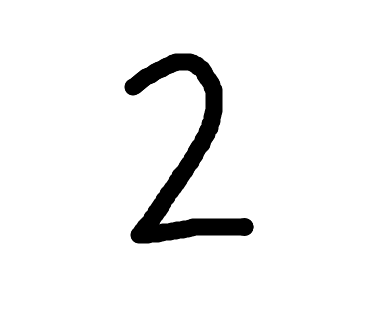
#> input picture neural_network/digit_classifier/imgs/i2.png, 385 x 316 px
$ python predict.py
#> lines starting #> are read from the running program, lines starting #| are printed output that depends on the picture
'''
Model file of the digit recognition neural network
'''

import cv2
import numpy as np
from pathlib import Path
import matplotlib.pyplot as plt
from core.dense_layer import Layer_Dense
from core.activation import Activation_ReLU, Activation_Softmax

# ----------------------------
# Load Data
# ----------------------------
data = []
x = []
path = input("Enter the path to the image of number recognition: ")
#> the answer given: imgs/i2.png
img = plt.imread(path)
#> img is the input picture: shape (316, 385, 4) float32; mean R, G, B, A 0.945, 0.945, 0.945, 1
img = cv2.resize(img, (32, 32)) # resizing image to 32x32 according to the training data
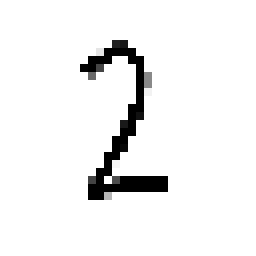
#> img: shape (32, 32, 4) float32 (shown 8 times larger); mean R, G, B, A 0.944, 0.944, 0.944, 1
flat = img.reshape(-1)
#> flat = 4096 values, max 1 at index 0, min 0 at index 820, mean 0.958
data.append(flat)
for row in data:
    x.append(row)
#> this loop made 1 pass
#> after the loop, x = 1 item
x = np.array(x)
x = x.astype(np.float32)
x = np.nan_to_num(x, nan=1.0)

# ----------------------------
#           Network
# ----------------------------
#> (the run stopped early here; a loop or call above may not have finished)

$ run again, on neural_network/digit_classifier/imgs/i4.png
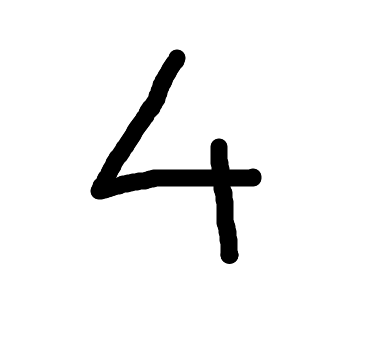
#> input picture neural_network/digit_classifier/imgs/i4.png, 380 x 352 px
#> img is the input picture: shape (352, 380, 4) float32; mean R, G, B, A 0.945, 0.945, 0.945, 1
#> `img = cv2.resize(img, (32, 32))`:
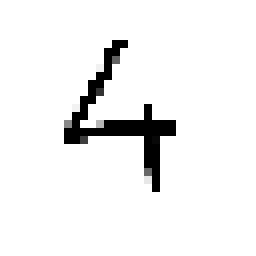
#> img: shape (32, 32, 4) float32 (shown 8 times larger); mean R, G, B, A 0.943, 0.943, 0.943, 1
#> flat = 4096 values, max 1 at index 0, min 0 at index 696, mean 0.957
#> the loop `for row in data:` made 1 pass
#> after the loop `for row in data:`: x = 1 item

$ run again, on neural_network/digit_classifier/imgs/i5.png
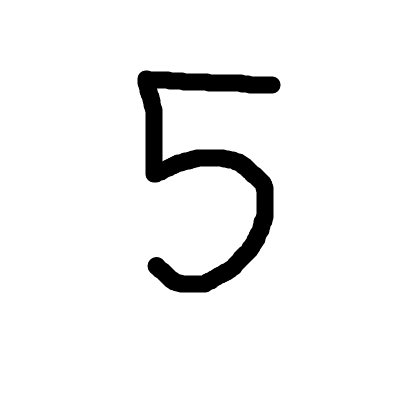
#> input picture neural_network/digit_classifier/imgs/i5.png, 404 x 402 px
#> img is the input picture: shape (402, 404, 4) float32; mean R, G, B, A 0.943, 0.943, 0.943, 1
#> `img = cv2.resize(img, (32, 32))`:
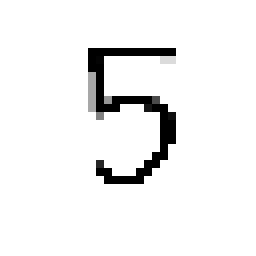
#> img: shape (32, 32, 4) float32 (shown 8 times larger); mean R, G, B, A 0.945, 0.945, 0.945, 1
#> flat = 4096 values, max 1 at index 0, min 0 at index 812, mean 0.959
#> the loop `for row in data:` made 1 pass
#> after the loop `for row in data:`: x = 1 item

$ run again, on neural_network/digit_classifier/imgs/i6.png
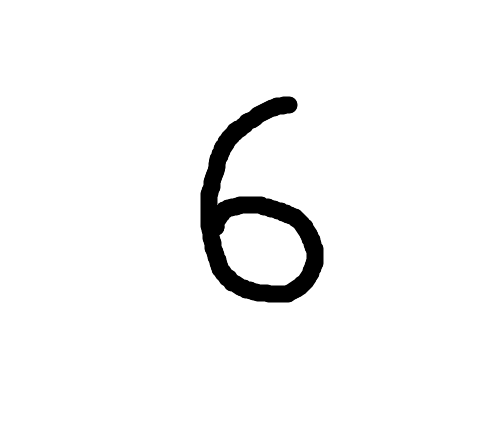
#> input picture neural_network/digit_classifier/imgs/i6.png, 500 x 428 px
#> img is the input picture: shape (428, 500, 4) float32; mean R, G, B, A 0.962, 0.962, 0.962, 1
#> `img = cv2.resize(img, (32, 32))`:
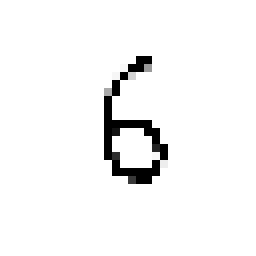
#> img: shape (32, 32, 4) float32 (shown 8 times larger); mean R, G, B, A 0.962, 0.962, 0.962, 1
#> flat = 4096 values, max 1 at index 0, min 0 at index 964, mean 0.971
#> the loop `for row in data:` made 1 pass
#> after the loop `for row in data:`: x = 1 item
